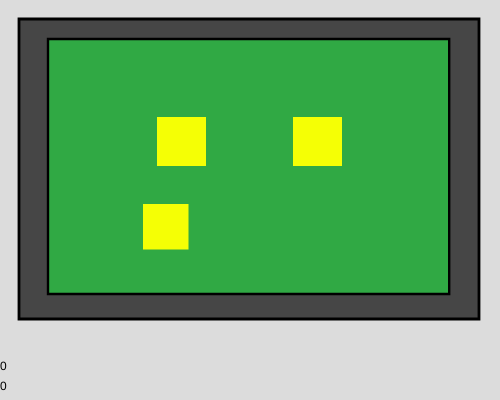
Frame 1 (no input)
Frame 60 (no input): identical to frame 1, image omitted
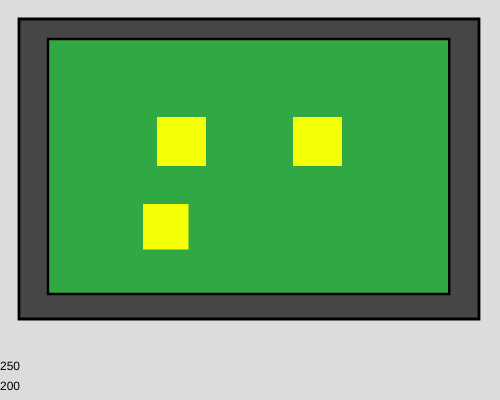
Frame 120 (the mouse pressed at the canvas centre since frame 60)

The p5.js sketch that drew these frames (run headless with seeded random() and noise() and a simulated clock; from frame 60 on, the mouse is pressed at the canvas centre):

// p5.js sketch
// ── sketch.js
function setup() {
  createCanvas(500, 400);
}

function draw() {
  background(220);
  // noStroke();

  push();
  fill(0);
  text(mouseX, 0, 370); 
  text(mouseY, 0, 390);
  pop();

  smolBoi();
}

function smolBoi() {
  // Head
  push();
  strokeWeight(.7);
  translate(19, 19);
  scale(4);
  fill(70);
  rect(0, 0, 115, 75);
  pop();

  // Screen
  push();
  strokeWeight(.7);
  translate(48, 39);
  scale(3.4);
  fill(48, 169, 68);
  rect(0, 0, 118, 75);
  pop();

  // Right Eye
  push();
  noStroke()
  translate(157, 117);
  scale(.7);
  fill(245, 255, 5);
  rect(0, 0, 70);
  pop();

  // Left Eye
  push();
  noStroke()
  translate(293, 117);
  scale(.7);
  fill(245, 255, 5);
  rect(0, 0, 70);
  pop();

  // Mouth
  push();
  noStroke()
  translate(143, 204);
  scale(.65);
  fill(245, 255, 5);
  rect(0, 0, 70);
  pop();

}
